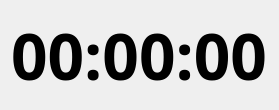
<?xml version="1.0" encoding="UTF-8"?>
<ui version="4.0">
 <class>TimerClass</class>
 <widget class="QDialog" name="TimerClass">
  <property name="geometry">
   <rect>
    <x>0</x>
    <y>0</y>
    <width>216</width>
    <height>81</height>
   </rect>
  </property>
  <property name="windowTitle">
   <string>计时器</string>
  </property>
  <layout class="QVBoxLayout" name="verticalLayout">
   <item>
    <widget class="QLabel" name="labelTime">
     <property name="font">
      <font>
       <family>Aharoni</family>
       <pointsize>48</pointsize>
       <weight>75</weight>
       <bold>true</bold>
      </font>
     </property>
     <property name="text">
      <string>00:00:00</string>
     </property>
    </widget>
   </item>
  </layout>
 </widget>
 <layoutdefault spacing="6" margin="11"/>
 <resources>
  <include location="timer.qrc"/>
 </resources>
 <connections/>
</ui>
